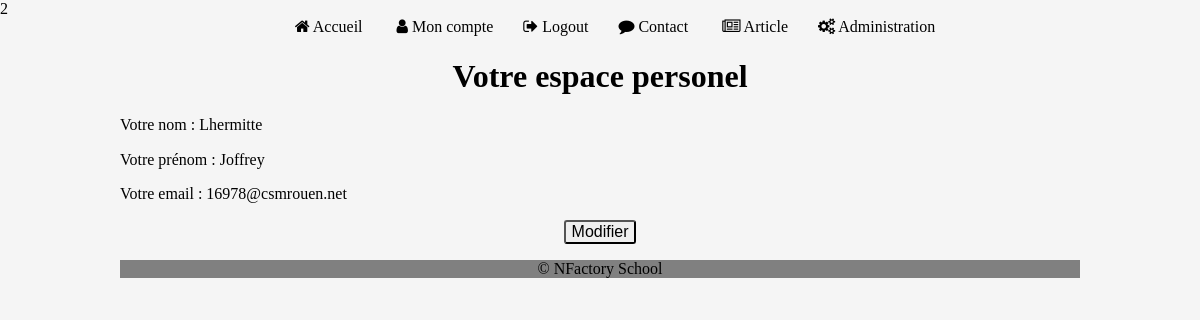
The app's page /index.php?page=monCompte (signed in) with its own data.
### tables this page shows
CREATE TABLE `t_users` (
  `ID_USER` int(11) NOT NULL,
  `USERNAME` varchar(45) NOT NULL,
  `USERFNAME` varchar(45) DEFAULT NULL,
  `USERMAIL` varchar(255) NOT NULL,
  `USERPASSWORD` char(40) NOT NULL,
  `USERDATEINS` datetime DEFAULT NULL,
  `T_ROLES_ID_ROLE` int(11) NOT NULL
);

### include/monCompte.inc.php (the view, shortened to what this page needs)
<?php
if(isset($_SESSION['login'])){
    echo("<h1>Votre espace personel</h1>");
    $id=$_SESSION['id'];
    $db=connectionPDO('localhost' , 'NFactoryBlog' , 'root' , '');
    $requete = "SELECT * FROM t_users WHERE ID_USER='$id'";
    $result =$db -> query($requete);
    while($donnees=$result->fetch()){
        echo("<p>Votre nom : ".$donnees['USERNAME']."</p>");
        echo("<p>Votre prénom : ".$donnees['USERFNAME']."</p>");
        echo("<p>Votre email : ".$donnees['USERMAIL']."</p>");
    }
    echo("<form method='post' action='#'><input type='submit' value='Modifier' name='modifier'></form>");
}
else {
    echo "Veuillez vous connecter";
}

### assets/css/style.css (style rules this page uses)
body { background-color: whitesmoke; }
input { border-radius: 3px; }
p { text-align: justify; }

### records on screen
t_users: USERNAME "Lhermitte", USERFNAME "Joffrey", USERMAIL "16978@csmrouen.net"
